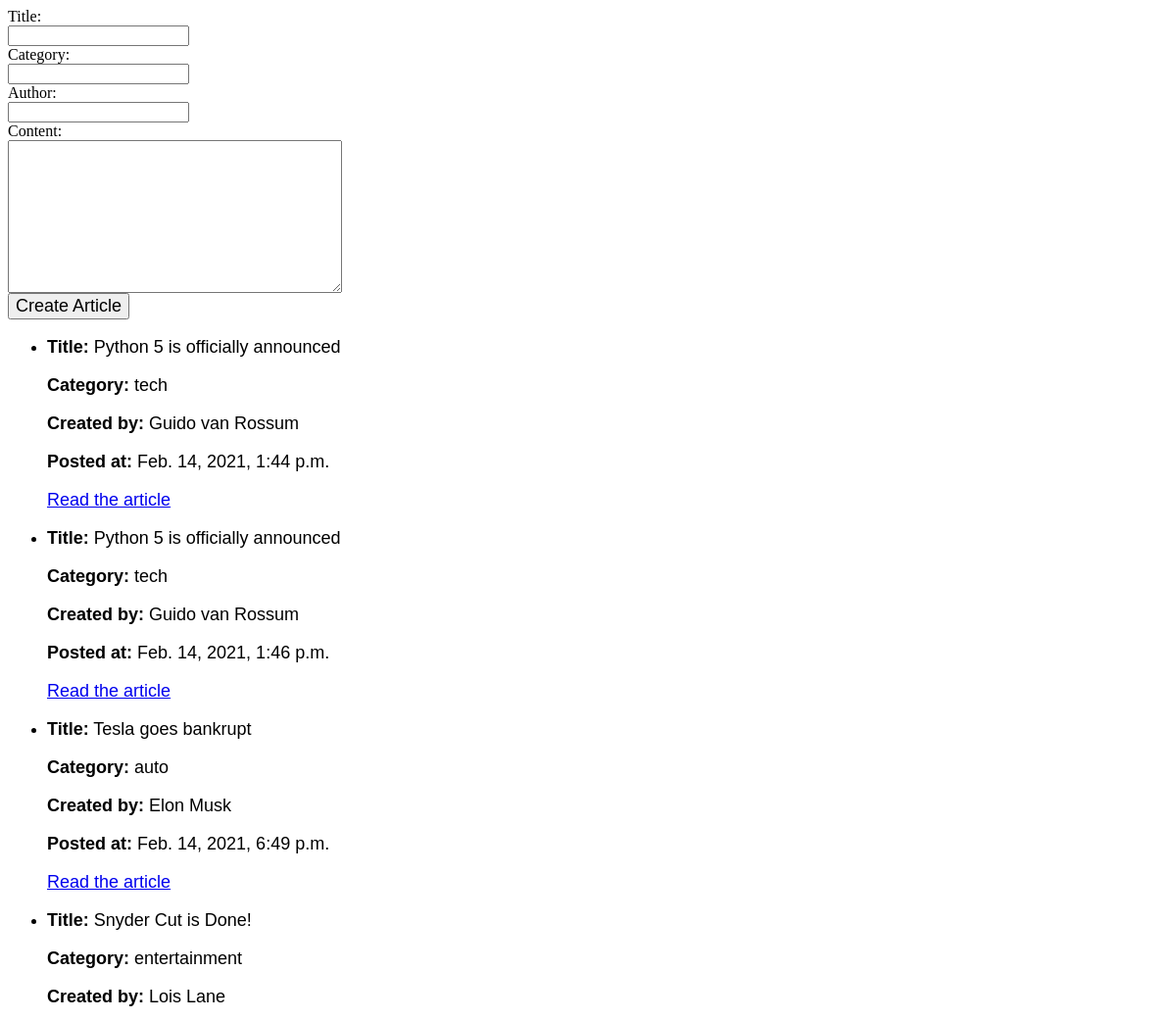
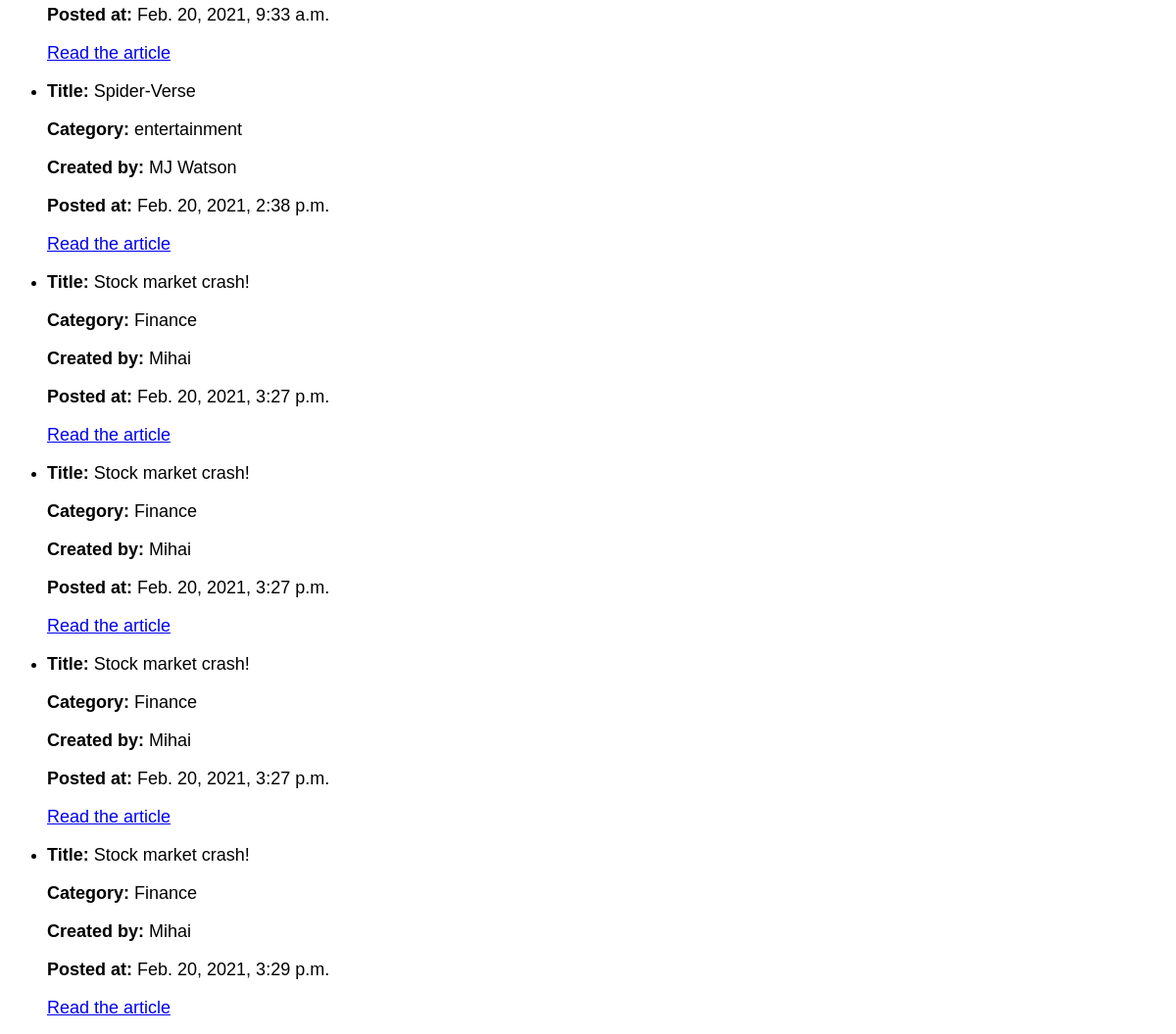
The app's page /blog/articles, older data (2 pictures, top to bottom).
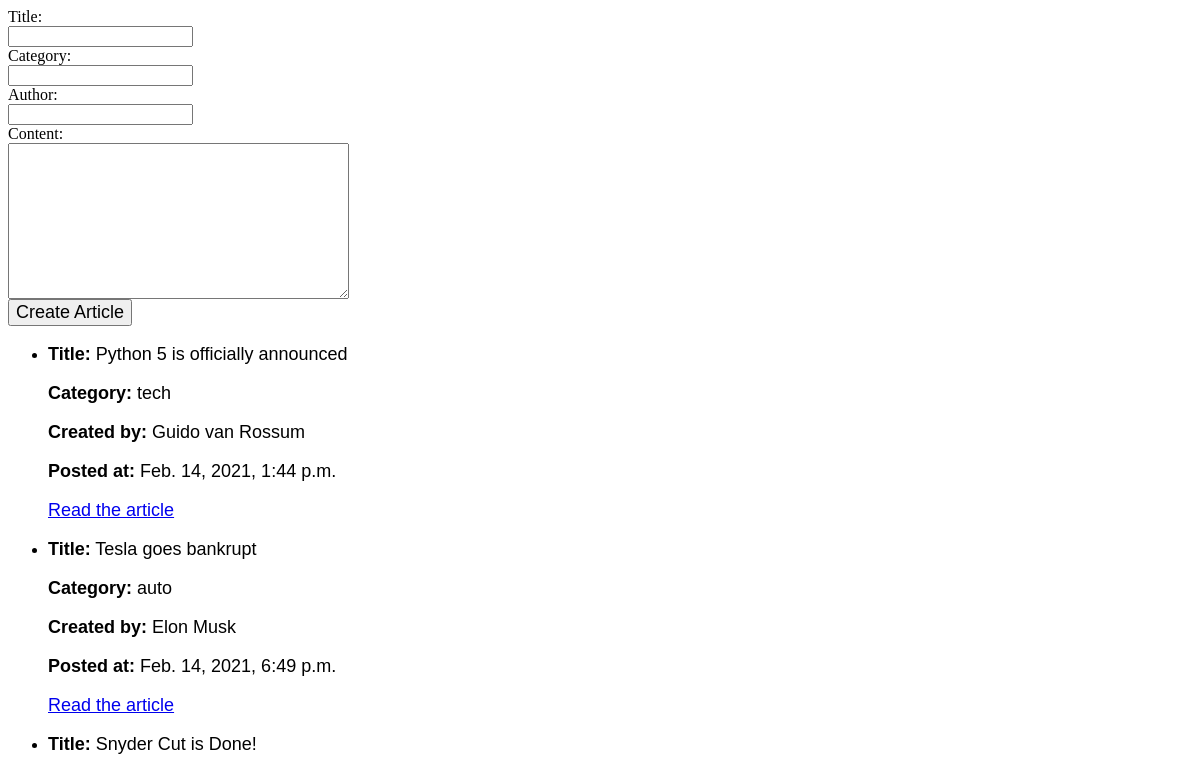
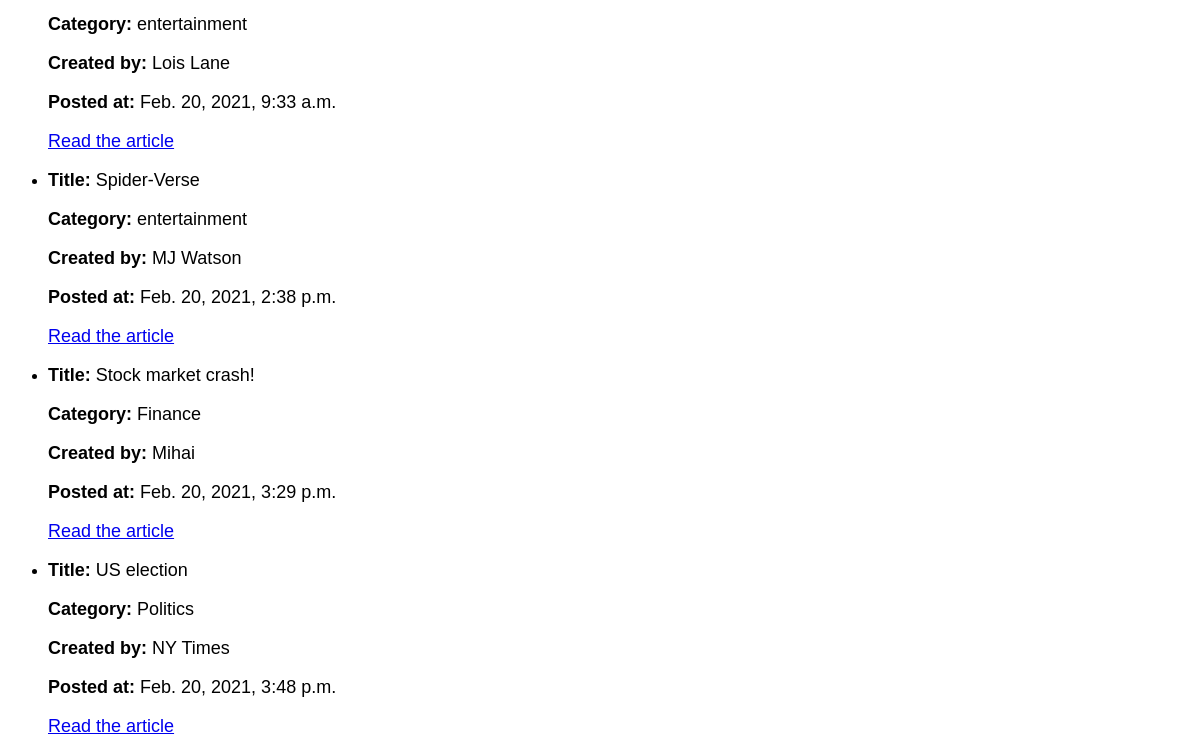
The same page, newer data (2 pictures, top to bottom).
### blog/models.py (models this page shows, shortened)
class ArticleModel(models.Model):
    title = models.CharField(max_length=100)
    category = models.CharField(max_length=100)
    author = models.CharField(max_length=100)
    content = models.TextField()
    creation_date = models.DateTimeField()

### blog/views.py (the view, shortened to what this page needs)
# urls.py: path('articles', Article.as_view()),
class Article(View):
    def get(self, request):
        articles = ArticleModel.objects.all()
        return render(request, "articles.html", {"articles": articles, "form": ArticleForm()})

### blog/forms.py
class ArticleForm(ModelForm):
    class Meta:
        model = ArticleModel
        fields = ["title", "category", "author", "content"]

### blog/templates/articles.html (shortened to what this page needs)
<!DOCTYPE html>
<html lang="en">
<head>
</head>
<body>
<form method="post">
    {{ form }}
    <input style="font-size: large; font-family: Arial,serif" type="submit" value="Create Article">
</form>
<ul>
    {% for article in articles %}
    <li>
        <p style="font-size: large; font-family: Arial,serif"><b>Title:</b> {{article.title}}</p>
        <p style="font-size: large; font-family: Arial,serif"><b>Category:</b> {{article.category}}</p>
        <p style="font-size: large; font-family: Arial,serif"><b>Created by:</b> {{article.author}}</p>
        <p style="font-size: large; font-family: Arial,serif"><b>Posted at:</b> {{article.creation_date}}</p>
        <a style="font-size: large; font-family: Arial,serif" href="http://localhost:8080/blog/articles/{{ article.id }}">Read the article</a>
    </li>
    {% endfor %}
</ul>
</body>
</html>

### blog/templates/articles.html (style rules this page uses)
input { display: block; }
textarea { display: block; }

Row changes from the older to the newer data that the page shows:
removed ArticleModel: title "Python 5 is officially announced", category "tech", author "Guido van Rossum", creation_date "Feb. 14, 2021, 1:46 p.m."
removed ArticleModel: title "Stock market crash!", category "Finance", author "Mihai", creation_date "Feb. 20, 2021, 3:27 p.m."
removed ArticleModel: title "Stock market crash!", category "Finance", author "Mihai", creation_date "Feb. 20, 2021, 3:27 p.m."
removed ArticleModel: title "Stock market crash!", category "Finance", author "Mihai", creation_date "Feb. 20, 2021, 3:27 p.m."
added ArticleModel: title "US election", category "Politics", author "NY Times", creation_date "Feb. 20, 2021, 3:48 p.m."
